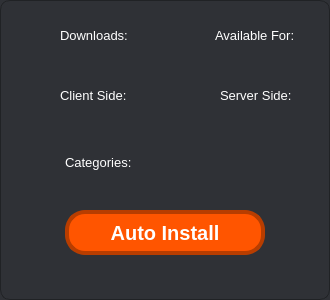
      <widget class="QFrame" name="frame_18">
       <property name="geometry">
        <rect>
         <x>660</x>
         <y>270</y>
         <width>330</width>
         <height>300</height>
        </rect>
       </property>
       <property name="styleSheet">
        <string notr="true">background-color:rgb(47, 49, 54);
border-radius:10px;
border:1px solid rgb(32, 34, 37);
outline:none;</string>
       </property>
       <property name="frameShape">
        <enum>QFrame::StyledPanel</enum>
       </property>
       <property name="frameShadow">
        <enum>QFrame::Raised</enum>
       </property>
       <widget class="QFrame" name="frame_21">
        <property name="geometry">
         <rect>
          <x>10</x>
          <y>70</y>
          <width>150</width>
          <height>50</height>
         </rect>
        </property>
        <property name="styleSheet">
         <string notr="true">border:none;
background-color:none;
outline:none;
color:white;</string>
        </property>
        <property name="frameShape">
         <enum>QFrame::StyledPanel</enum>
        </property>
        <property name="frameShadow">
         <enum>QFrame::Raised</enum>
        </property>
        <widget class="QLabel" name="label_20">
         <property name="geometry">
          <rect>
           <x>5</x>
           <y>5</y>
           <width>40</width>
           <height>40</height>
          </rect>
         </property>
         <property name="styleSheet">
          <string notr="true"/>
         </property>
         <property name="text">
          <string/>
         </property>
         <property name="pixmap">
          <pixmap resource="../qrf.qrc">:/filters-icon/Pictures/Filters-Icon/client.png</pixmap>
         </property>
         <property name="scaledContents">
          <bool>true</bool>
         </property>
        </widget>
        <widget class="QLabel" name="maininfoenv_1">
         <property name="geometry">
          <rect>
           <x>50</x>
           <y>0</y>
           <width>100</width>
           <height>50</height>
          </rect>
         </property>
         <property name="styleSheet">
          <string notr="true">font:10pt;</string>
         </property>
         <property name="text">
          <string>Client Side:</string>
         </property>
         <property name="alignment">
          <set>Qt::AlignLeading|Qt::AlignLeft|Qt::AlignVCenter</set>
         </property>
         <property name="wordWrap">
          <bool>true</bool>
         </property>
        </widget>
       </widget>
       <widget class="QFrame" name="frame_22">
        <property name="geometry">
         <rect>
          <x>10</x>
          <y>10</y>
          <width>150</width>
          <height>50</height>
         </rect>
        </property>
        <property name="styleSheet">
         <string notr="true">border:none;
background-color:none;
outline:none;
color:white;</string>
        </property>
        <property name="frameShape">
         <enum>QFrame::StyledPanel</enum>
        </property>
        <property name="frameShadow">
         <enum>QFrame::Raised</enum>
        </property>
        <widget class="QLabel" name="label_22">
         <property name="geometry">
          <rect>
           <x>5</x>
           <y>5</y>
           <width>40</width>
           <height>40</height>
          </rect>
         </property>
         <property name="styleSheet">
          <string notr="true"/>
         </property>
         <property name="text">
          <string/>
         </property>
         <property name="pixmap">
          <pixmap resource="../qrf.qrc">:/filters-icon/Pictures/Filters-Icon/download.png</pixmap>
         </property>
         <property name="scaledContents">
          <bool>true</bool>
         </property>
        </widget>
        <widget class="QLabel" name="maininfodownloads">
         <property name="geometry">
          <rect>
           <x>50</x>
           <y>0</y>
           <width>100</width>
           <height>50</height>
          </rect>
         </property>
         <property name="styleSheet">
          <string notr="true">font:10pt;</string>
         </property>
         <property name="text">
          <string>Downloads:</string>
         </property>
         <property name="alignment">
          <set>Qt::AlignLeading|Qt::AlignLeft|Qt::AlignVCenter</set>
         </property>
         <property name="wordWrap">
          <bool>true</bool>
         </property>
        </widget>
       </widget>
       <widget class="QFrame" name="frame_23">
        <property name="geometry">
         <rect>
          <x>170</x>
          <y>10</y>
          <width>150</width>
          <height>50</height>
         </rect>
        </property>
        <property name="styleSheet">
         <string notr="true">border:none;
background-color:none;
outline:none;
color:white;</string>
        </property>
        <property name="frameShape">
         <enum>QFrame::StyledPanel</enum>
        </property>
        <property name="frameShadow">
         <enum>QFrame::Raised</enum>
        </property>
        <widget class="QLabel" name="label_24">
         <property name="geometry">
          <rect>
           <x>5</x>
           <y>5</y>
           <width>40</width>
           <height>40</height>
          </rect>
         </property>
         <property name="styleSheet">
          <string notr="true"/>
         </property>
         <property name="text">
          <string/>
         </property>
         <property name="pixmap">
          <pixmap resource="../qrf.qrc">:/filters-icon/Pictures/Filters-Icon/tag.png</pixmap>
         </property>
         <property name="scaledContents">
          <bool>true</bool>
         </property>
        </widget>
        <widget class="QLabel" name="maininfoavailable">
         <property name="geometry">
          <rect>
           <x>45</x>
           <y>0</y>
           <width>105</width>
           <height>50</height>
          </rect>
         </property>
         <property name="styleSheet">
          <string notr="true">font:10pt;</string>
         </property>
         <property name="text">
          <string>Available For:</string>
         </property>
         <property name="alignment">
          <set>Qt::AlignLeading|Qt::AlignLeft|Qt::AlignVCenter</set>
         </property>
         <property name="wordWrap">
          <bool>true</bool>
         </property>
        </widget>
       </widget>
       <widget class="QFrame" name="frame_24">
        <property name="geometry">
         <rect>
          <x>170</x>
          <y>70</y>
          <width>150</width>
          <height>50</height>
         </rect>
        </property>
        <property name="styleSheet">
         <string notr="true">border:none;
background-color:none;
outline:none;
color:white;</string>
        </property>
        <property name="frameShape">
         <enum>QFrame::StyledPanel</enum>
        </property>
        <property name="frameShadow">
         <enum>QFrame::Raised</enum>
        </property>
        <widget class="QLabel" name="label_26">
         <property name="geometry">
          <rect>
           <x>5</x>
           <y>5</y>
           <width>40</width>
           <height>40</height>
          </rect>
         </property>
         <property name="styleSheet">
          <string notr="true"/>
         </property>
         <property name="text">
          <string/>
         </property>
         <property name="pixmap">
          <pixmap resource="../qrf.qrc">:/filters-icon/Pictures/Filters-Icon/tech.png</pixmap>
         </property>
         <property name="scaledContents">
          <bool>true</bool>
         </property>
        </widget>
        <widget class="QLabel" name="maininfoenv_2">
         <property name="geometry">
          <rect>
           <x>50</x>
           <y>0</y>
           <width>100</width>
           <height>50</height>
          </rect>
         </property>
         <property name="styleSheet">
          <string notr="true">font:10pt;</string>
         </property>
         <property name="text">
          <string>Server Side:</string>
         </property>
         <property name="alignment">
          <set>Qt::AlignLeading|Qt::AlignLeft|Qt::AlignVCenter</set>
         </property>
         <property name="wordWrap">
          <bool>true</bool>
         </property>
        </widget>
       </widget>
       <widget class="QFrame" name="frame_25">
        <property name="geometry">
         <rect>
          <x>10</x>
          <y>130</y>
          <width>310</width>
          <height>65</height>
         </rect>
        </property>
        <property name="styleSheet">
         <string notr="true">border:none;
background-color:none;
outline:none;
color:white;</string>
        </property>
        <property name="frameShape">
         <enum>QFrame::StyledPanel</enum>
        </property>
        <property name="frameShadow">
         <enum>QFrame::Raised</enum>
        </property>
        <widget class="QLabel" name="label_28">
         <property name="geometry">
          <rect>
           <x>5</x>
           <y>10</y>
           <width>45</width>
           <height>45</height>
          </rect>
         </property>
         <property name="styleSheet">
          <string notr="true"/>
         </property>
         <property name="text">
          <string/>
         </property>
         <property name="pixmap">
          <pixmap resource="../qrf.qrc">:/filters-icon/Pictures/Filters-Icon/adventure.png</pixmap>
         </property>
         <property name="scaledContents">
          <bool>true</bool>
         </property>
        </widget>
        <widget class="QLabel" name="maininfocate">
         <property name="geometry">
          <rect>
           <x>55</x>
           <y>0</y>
           <width>255</width>
           <height>65</height>
          </rect>
         </property>
         <property name="styleSheet">
          <string notr="true">font:10pt;</string>
         </property>
         <property name="text">
          <string>Categories:</string>
         </property>
         <property name="alignment">
          <set>Qt::AlignLeading|Qt::AlignLeft|Qt::AlignVCenter</set>
         </property>
         <property name="wordWrap">
          <bool>true</bool>
         </property>
        </widget>
       </widget>
       <widget class="QPushButton" name="autofileinstall">
        <property name="geometry">
         <rect>
          <x>65</x>
          <y>210</y>
          <width>200</width>
          <height>45</height>
         </rect>
        </property>
        <property name="cursor">
         <cursorShape>PointingHandCursor</cursorShape>
        </property>
        <property name="styleSheet">
         <string notr="true">QPushButton {
outline: none;
border:4px solid rgb(184, 61, 0);
border-radius:20px;
background-color:rgb(255, 85, 0);
font:15pt;
color:white;
font-weight: bold;
}
QPushButton:hover {
outline: none;
border:none;
border-radius: 20px;
background-color:rgb(184, 61, 0);
color:qconicalgradient(cx:0, cy:0, angle:135, stop:0 rgba(255, 255, 0, 69), stop:0.375 rgba(255, 255, 0, 69), stop:0.423533 rgba(251, 255, 0, 145), stop:0.45 rgba(247, 255, 0, 208), stop:0.477581 rgba(255, 244, 71, 130), stop:0.518717 rgba(255, 218, 71, 130), stop:0.55 rgba(255, 255, 0, 255), stop:0.57754 rgba(255, 203, 0, 130), stop:0.625 rgba(255, 255, 0, 69), stop:1 rgba(255, 255, 0, 69));
 }</string>
        </property>
        <property name="text">
         <string>Auto Install</string>
        </property>
       </widget>
       <widget class="QLabel" name="autofilefb">
        <property name="geometry">
         <rect>
          <x>20</x>
          <y>260</y>
          <width>300</width>
          <height>30</height>
         </rect>
        </property>
        <property name="styleSheet">
         <string notr="true">color:white;
font:12pt;
border:none</string>
        </property>
        <property name="text">
         <string/>
        </property>
        <property name="alignment">
         <set>Qt::AlignCenter</set>
        </property>
       </widget>
      </widget>
